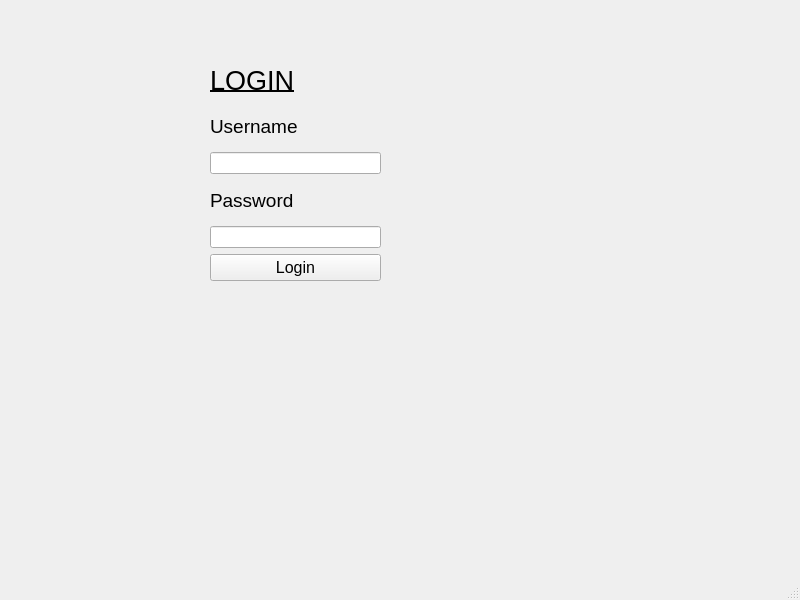
<?xml version="1.0" encoding="UTF-8"?>
<ui version="4.0">
 <class>EmployeeLogin</class>
 <widget class="QMainWindow" name="EmployeeLogin">
  <property name="geometry">
   <rect>
    <x>0</x>
    <y>0</y>
    <width>800</width>
    <height>600</height>
   </rect>
  </property>
  <property name="windowTitle">
   <string>EmployeeLogin</string>
  </property>
  <widget class="QWidget" name="centralwidget">
   <widget class="QLabel" name="timer_label">
    <property name="geometry">
     <rect>
      <x>530</x>
      <y>40</y>
      <width>101</width>
      <height>21</height>
     </rect>
    </property>
    <property name="text">
     <string/>
    </property>
   </widget>
   <widget class="QWidget" name="layoutWidget">
    <property name="geometry">
     <rect>
      <x>210</x>
      <y>60</y>
      <width>171</width>
      <height>221</height>
     </rect>
    </property>
    <layout class="QVBoxLayout" name="verticalLayout">
     <item>
      <widget class="QLabel" name="label">
       <property name="font">
        <font>
         <pointsize>20</pointsize>
         <underline>true</underline>
        </font>
       </property>
       <property name="text">
        <string>LOGIN</string>
       </property>
      </widget>
     </item>
     <item>
      <widget class="QLabel" name="label_2">
       <property name="font">
        <font>
         <pointsize>14</pointsize>
        </font>
       </property>
       <property name="text">
        <string>Username</string>
       </property>
      </widget>
     </item>
     <item>
      <widget class="QLineEdit" name="username"/>
     </item>
     <item>
      <widget class="QLabel" name="label_3">
       <property name="font">
        <font>
         <pointsize>14</pointsize>
        </font>
       </property>
       <property name="text">
        <string>Password</string>
       </property>
      </widget>
     </item>
     <item>
      <widget class="QLineEdit" name="lineEdit_2">
       <property name="echoMode">
        <enum>QLineEdit::EchoMode::Password</enum>
       </property>
      </widget>
     </item>
     <item>
      <widget class="QPushButton" name="btn">
       <property name="font">
        <font>
         <pointsize>12</pointsize>
        </font>
       </property>
       <property name="text">
        <string>Login</string>
       </property>
      </widget>
     </item>
    </layout>
   </widget>
  </widget>
  <widget class="QMenuBar" name="menubar">
   <property name="geometry">
    <rect>
     <x>0</x>
     <y>0</y>
     <width>800</width>
     <height>22</height>
    </rect>
   </property>
  </widget>
  <widget class="QStatusBar" name="statusbar"/>
 </widget>
 <resources/>
 <connections/>
</ui>
